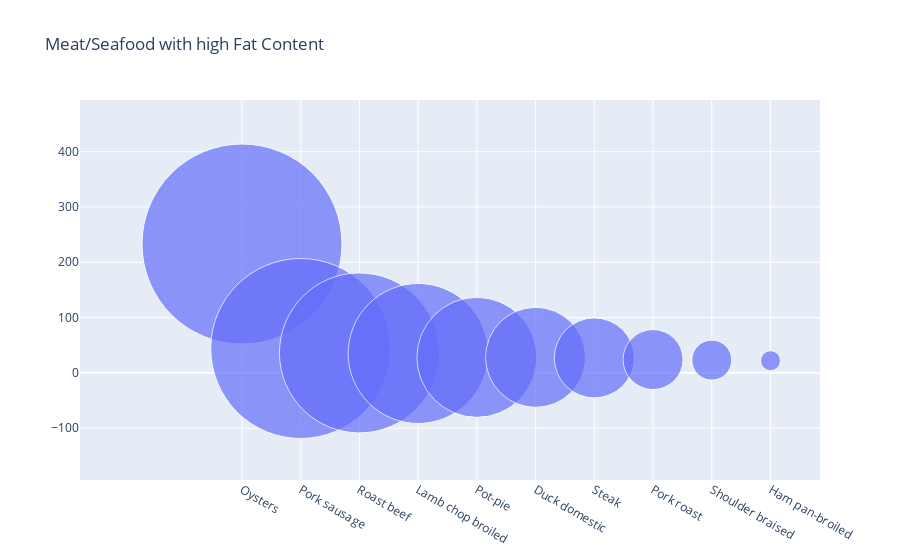

Source (notebook cell):
### Markdown cell above
## Seafood and meat always is known for having good fat content. Let's find out the fattiest of the fishes.🐟

### Code cell
top_10_fattest= meat.sort_values(by='Fat', ascending=False)
top_10_fattest=top_10_fattest.head(10)
fig = go.Figure(data=[go.Scatter(
    x=top_10_fattest['Food'], y=top_10_fattest['Fat'],
    mode='markers',
    marker_size=[200,180,160,140,120, 100 ,80 , 60 ,40,20])
])
fig.update_layout(title='Meat/Seafood with high Fat Content')
fig.show()

### Figure 1 — Plotly figure (JSON) as saved in the notebook; plotly's stock layout.template omitted (floating-point values rounded to 4 significant figures)
{"data": [{"marker": {"size": [200, 180, 160, 140, 120, 100, 80, 60, 40, 20]}, "mode": "markers", "type": "scatter", "x": ["Oysters", "Pork sausage", "Roast beef", "Lamb chop broiled", "Pot-pie", "Duck domestic", "Steak", "Pork roast", "Shoulder braised", "Ham pan-broiled"], "y": [233, 44, 36, 35, 28, 28, 27, 24, 23, 22]}], "layout": {"autosize": true, "title": {"text": "Meat/Seafood with high Fat Content"}, "xaxis": {"autorange": true, "range": [-2.187, 9.756], "type": "category"}, "yaxis": {"autorange": true, "range": [-176.9, 1478.0], "type": "linear"}}}
